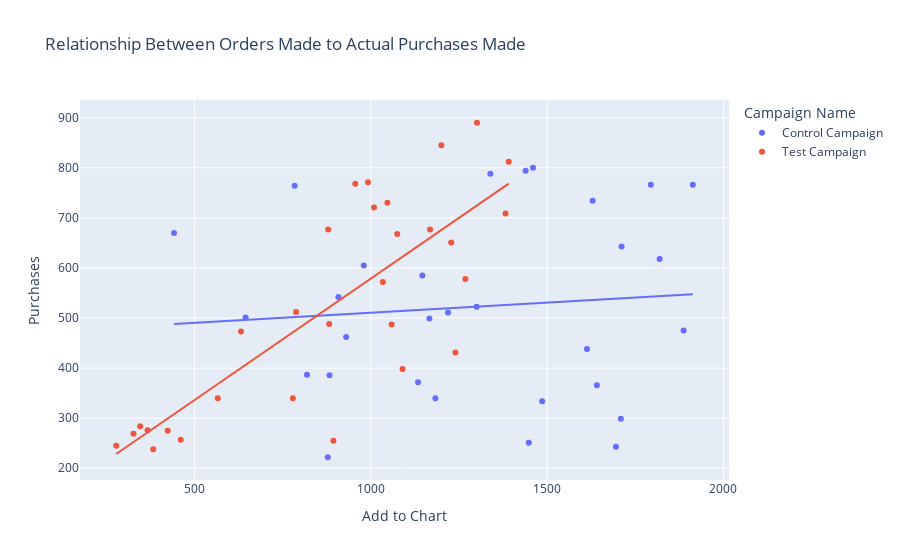

The notebook cell this image was saved under:
### Code cell
Turnover_Ratio_graph.show()

### Figure 1 — Plotly figure (JSON) as saved in the notebook; plotly's stock layout.template omitted (floating-point values rounded to 4 significant figures)
{"data": [{"hovertemplate": "Campaign Name=Control Campaign<br>Add to Chart=%{x}<br>Purchases=%{y}<extra></extra>", "legendgroup": "Control Campaign", "marker": {"color": "#636efa", "symbol": "circle"}, "mode": "markers", "name": "Control Campaign", "orientation": "v", "showlegend": true, "type": "scatter", "x": [1819, 1629, 1887, 1439, 1794, 1339, 1641, 1613, 878, 1695, 908, 1219, 1709, 1460, 819, 1913, 1146, 883, 1448, 980, 1711, 1486, 1134, 442, 1183, 1300, 784, 1166, 930, 645], "xaxis": "x", "y": [618, 734, 475, 794, 766, 788, 366, 438, 222, 243, 542, 511, 299, 800, 387, 766, 585, 386, 251, 605, 643, 334, 372, 670, 340, 522.8, 764, 499, 462, 501], "yaxis": "y"}, {"hovertemplate": "<b>OLS trendline</b><br>Purchases = 0.0402096 * Add to Chart + 470.521<br>R<sup>2</sup>=0.007841<br><br>Campaign Name=Control Campaign<br>Add to Chart=%{x}<br>Purchases=%{y} <b>(trend)</b><extra></extra>", "legendgroup": "Control Campaign", "marker": {"color": "#636efa", "symbol": "circle"}, "mode": "lines", "name": "Control Campaign", "showlegend": false, "type": "scatter", "x": [442, 645, 784, 819, 878, 883, 908, 930, 980, 1134, 1146, 1166, 1183, 1219, 1300, 1339, 1439, 1448, 1460, 1486, 1613, 1629, 1641, 1695, 1709, 1711, 1794, 1819, 1887, 1913], "xaxis": "x", "y": [488.3, 496.5, 502.0, 503.5, 505.8, 506.0, 507.0, 507.9, 509.9, 516.1, 516.6, 517.4, 518.1, 519.5, 522.8, 524.4, 528.4, 528.7, 529.2, 530.3, 535.4, 536.0, 536.5, 538.7, 539.2, 539.3, 542.7, 543.7, 546.4, 547.4], "yaxis": "y"}, {"hovertemplate": "Campaign Name=Test Campaign<br>Add to Chart=%{x}<br>Purchases=%{y}<extra></extra>", "legendgroup": "Test Campaign", "marker": {"color": "#EF553B", "symbol": "circle"}, "mode": "markers", "name": "Test Campaign", "orientation": "v", "showlegend": true, "type": "scatter", "x": [894, 424, 1075, 1382, 1391, 779, 1090, 1059, 383, 461, 788, 879, 1047, 278, 367, 632, 327, 1228, 346, 992, 1009, 1168, 1268, 1034, 566, 956, 882, 1301, 1240, 1200], "xaxis": "x", "y": [255, 275, 668, 709, 812, 340, 398, 487, 238, 257, 512, 677, 730, 245, 276, 473, 269, 651, 284, 771, 721, 677, 578, 572, 340, 768, 488, 890, 431, 845], "yaxis": "y"}, {"hovertemplate": "<b>OLS trendline</b><br>Purchases = 0.484969 * Add to Chart + 93.7168<br>R<sup>2</sup>=0.637951<br><br>Campaign Name=Test Campaign<br>Add to Chart=%{x}<br>Purchases=%{y} <b>(trend)</b><extra></extra>", "legendgroup": "Test Campaign", "marker": {"color": "#EF553B", "symbol": "circle"}, "mode": "lines", "name": "Test Campaign", "showlegend": false, "type": "scatter", "x": [278, 327, 346, 367, 383, 424, 461, 566, 632, 779, 788, 879, 882, 894, 956, 992, 1009, 1034, 1047, 1059, 1075, 1090, 1168, 1200, 1228, 1240, 1268, 1301, 1382, 1391], "xaxis": "x", "y": [228.5, 252.3, 261.5, 271.7, 279.5, 299.3, 317.3, 368.2, 400.2, 471.5, 475.9, 520.0, 521.5, 527.3, 557.3, 574.8, 583.1, 595.2, 601.5, 607.3, 615.1, 622.3, 660.2, 675.7, 689.3, 695.1, 708.7, 724.7, 763.9, 768.3], "yaxis": "y"}], "layout": {"legend": {"title": {"text": "Campaign Name"}, "tracegroupgap": 0}, "title": {"text": "Relationship Between Orders Made to Actual Purchases Made"}, "xaxis": {"anchor": "y", "domain": [0, 1], "title": {"text": "Add to Chart"}}, "yaxis": {"anchor": "x", "domain": [0, 1], "title": {"text": "Purchases"}}}}
